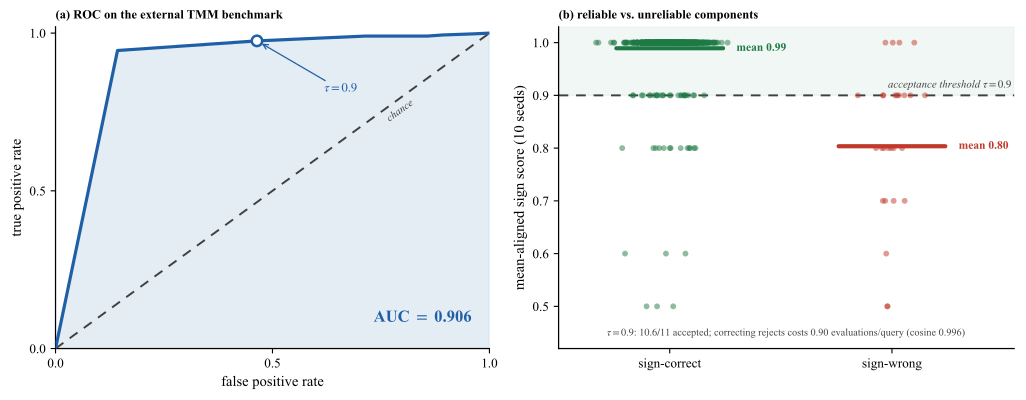

The script that saved this image:
# -*- coding: utf-8 -*-
# fig_extbench (2 panels) for the thin-film transfer-matrix (TMM) benchmark.
# (a) ROC of the sign-agreement gate predicting whether each surrogate gradient component
#     is sign-correct against the TMM gradient, pooled over query points.
# (b) sign-agreement separated by sign-correct vs sign-wrong components, with the trust threshold.
import os
os.environ['KMP_DUPLICATE_LIB_OK'] = 'TRUE'
import numpy as np
import matplotlib as mpl; mpl.use('Agg')
import matplotlib.pyplot as plt
from matplotlib.transforms import offset_copy
from sklearn.metrics import roc_curve, roc_auc_score
mpl.rcParams.update({'font.family': 'serif', 'font.serif': ['Times New Roman'], 'mathtext.fontset': 'stix',
    'pdf.fonttype': 42, 'ps.fonttype': 42, 'axes.spines.top': False, 'axes.spines.right': False,
    'axes.labelsize': 10.5, 'xtick.labelsize': 9.5, 'ytick.labelsize': 9.5, 'legend.fontsize': 8.5, 'axes.linewidth': 0.9})
DIR = os.path.dirname(os.path.abspath(__file__)); GRN = '#1e7a45'; ACC = '#c0392b'; SIG = '#1f5fa6'; NEU = '#444444'
REF = '#404040'; REF_DASH = (0, (5, 4)); REF_LW = 1.4  # unified reference/guide-line style (chance + threshold)
d = np.load(os.path.join(DIR, 'extbench_tmm.npz'))

# Recompute the operational, mean-aligned sign score used in the revised paper.
# The frozen extbench archive stores the earlier modal-vote score; the rebuilt
# member-gradient archive makes the three modal/mean mismatches auditable.
member_candidates = [
    os.path.join(DIR, 'external_members_tmm_easy.npz'),
    os.path.join(DIR, '..', 'external_members_tmm_easy.npz'),
    os.path.join(DIR, '..', '..', 'reproducibility_update',
                 'external_members_tmm_easy.npz'),
]
member_path = next((p for p in member_candidates if os.path.exists(p)), None)
if member_path is None:
    raise FileNotFoundError('external_members_tmm_easy.npz is required')
dm = np.load(member_path)
g_members = dm['member_gradients']
g_mean = g_members.mean(axis=1)
g_ref = dm['reference_gradients']
sa = (np.sign(g_members) == np.sign(g_mean)[:, None, :]).mean(axis=1).ravel()
corr = (np.sign(g_mean) == np.sign(g_ref)).astype(int).ravel()

auc = float(roc_auc_score(corr, sa)); tau = float(d['tau'])
ntr = float(d['n_trust_mean']); K = int(d['K']); cos_ad = float(d['cos_ad'])

fig, (a, b) = plt.subplots(1, 2, figsize=(10.4, 4.1), gridspec_kw={'width_ratios': [1.0, 1.05]})

# (a) ROC -- shaded area shows the AUC; the operating point sits at the trust threshold tau
fpr, tpr, thr = roc_curve(corr, sa)
a.fill_between(fpr, tpr, color=SIG, alpha=0.12, zorder=1)
a.plot(fpr, tpr, '-', color=SIG, lw=2.3, zorder=3, solid_capstyle='round')
a.plot([0, 1], [0, 1], color=REF, ls=REF_DASH, lw=REF_LW, zorder=2)
j = int(np.argmin(np.abs(thr - tau)))
a.plot(fpr[j], tpr[j], 'o', ms=7.5, mfc='white', mec=SIG, mew=1.8, zorder=4)
a.annotate(rf'$\tau={tau}$', xy=(fpr[j], tpr[j]),
           xytext=(fpr[j] + 0.155, tpr[j] - 0.155),
           fontsize=9.0, color=SIG, va='center', ha='left',
           arrowprops=dict(arrowstyle='->', color=SIG, lw=0.9,
                           shrinkA=1, shrinkB=4))
a.text(0.96, 0.07, f'AUC $=$ {auc:.3f}', ha='right', va='bottom', fontsize=12,
       color=SIG, fontweight='bold')
a.set_xlabel('false positive rate'); a.set_ylabel('true positive rate')
a.set_xlim(0, 1); a.set_ylim(0, 1.02)
a.set_xticks([0, 0.5, 1]); a.set_yticks([0, 0.5, 1])
a.set_title('(a) ROC on the external TMM benchmark',
            loc='left', fontsize=9.0, fontweight='bold')

# (b) separation -- trusted band, jittered points, and a coloured mean line per group
b.axhspan(tau, 1.03, color=GRN, alpha=0.06, zorder=0)
b.axhline(tau, color=REF, ls=REF_DASH, lw=REF_LW, zorder=2)
# horizontal guide-line convention: right-aligned, hugging the line ~3pt above
b_thr_tr = offset_copy(b.get_yaxis_transform(), fig=fig, x=-2, y=3, units='points')
b.text(1.0, tau, rf'acceptance threshold $\tau={tau}$', transform=b_thr_tr,
       ha='right', va='bottom', fontsize=7.8, fontstyle='italic', color=REF, zorder=6)
rng = np.random.default_rng(0)
grp = [('sign-correct', sa[corr == 1], GRN), ('sign-wrong', sa[corr == 0], ACC)]
for i, (lab, vals, col) in enumerate(grp):
    if not len(vals):
        continue
    b.scatter(i + 0.085 * rng.standard_normal(len(vals)), vals, s=18, c=col,
              edgecolors='none', alpha=0.5, zorder=3)
    m = float(vals.mean())
    b.plot([i - 0.24, i + 0.24], [m, m], '-', color=col, lw=3.0, zorder=5, solid_capstyle='round')
    b.annotate(f'mean {m:.2f}', xy=(i + 0.24, m), xytext=(i + 0.30, m),
               va='center', ha='left', fontsize=8.3, color=col, fontweight='bold')
b.set_xticks([0, 1]); b.set_xticklabels([g[0] for g in grp]); b.set_xlim(-0.5, 1.55)
b.set_ylabel('mean-aligned sign score (10 seeds)'); b.set_ylim(0.42, 1.03)
b.text(0.5, 0.028,
       rf'$\tau={tau}$: ${ntr:.1f}/{K}$ accepted; correcting rejects costs 0.90 evaluations/query '
       rf'(cosine {cos_ad:.3f})',
       transform=b.transAxes, fontsize=7.4, va='bottom', ha='center', color=NEU)
b.set_title('(b) reliable vs. unreliable components', loc='left',
            fontsize=9.0, fontweight='bold')

fig.tight_layout()

# diagonal ref-line label: rotate to match the rendered y=x slope, sit just below it,
# ~half-char gap, near the upper-right (consistent with Fig 9).
fig.canvas.draw()  # finalise layout so transData reflects the rendered axes
_p0 = a.transData.transform((0.0, 0.0)); _p1 = a.transData.transform((1.0, 1.0))
_ang = float(np.degrees(np.arctan2(_p1[1] - _p0[1], _p1[0] - _p0[0])))
_rad = np.radians(_ang); _gap = 4.0  # ~half-char gap, perpendicular below the line (pts)
_chk = offset_copy(a.transData, fig=fig, x=_gap * np.sin(_rad), y=-_gap * np.cos(_rad),
                   units='points')
XM = 0.78
a.text(XM, XM, 'chance', transform=_chk, rotation=_ang, rotation_mode='anchor',
       ha='center', va='top', fontsize=7.6, color=REF, fontstyle='italic', zorder=6)

for ext in ('pdf', 'png'):
    fig.savefig(os.path.join(DIR, f'fig_extbench.{ext}'), dpi=320, bbox_inches='tight')
print('wrote fig_extbench.pdf/.png ; AUC', round(auc, 3), 'trusted', round(ntr, 1), '/', K)
